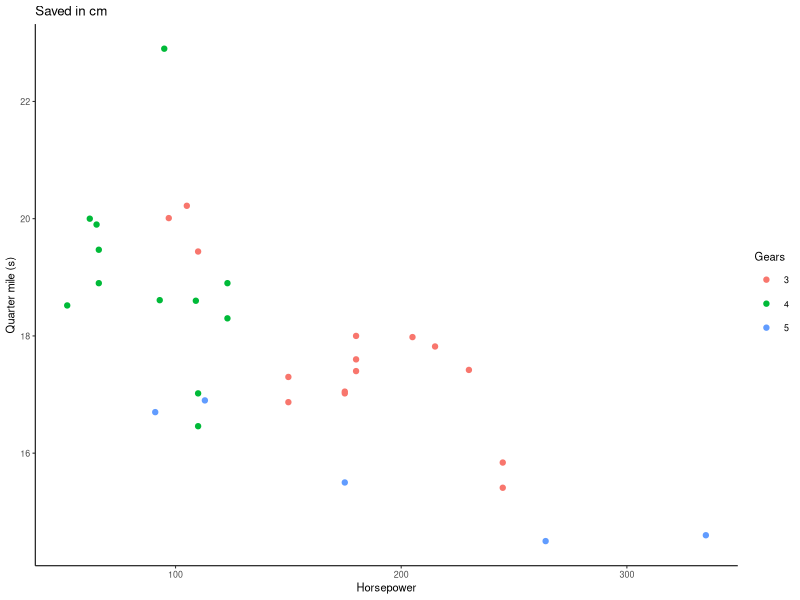

Write the R code that produced this figure.
library(ggplot2)
p <- ggplot(mtcars, aes(hp, qsec, colour = factor(gear))) + geom_point() +
  labs(title = "Saved in cm", x = "Horsepower", y = "Quarter mile (s)", colour = "Gears") +
  theme_classic(base_size = 8)
ggsave("cm.pdf", p, width = 17, height = 12, units = "cm")
